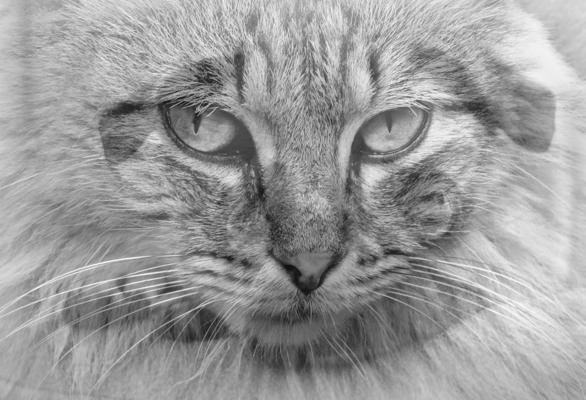
%> input picture ica/ica_2d_in1.jpg, 586 x 400 px
$ octave ica_2d.m   (GNU Octave 9; MATLAB toolbox functions it lacks are replaced by stand-ins)
%> lines starting %> are read from the running program, lines starting %| are printed output that depends on the picture
clear all;
clc;

%% KEPEK BEOLVASASA
C=2; % komponensek szama
x1=imread('ica_2d_in1.jpg');
%> x1 is the input picture: size 400x586 uint8; min 12, max 252, mean 154.8
x2=imread('ica_2d_in2.jpg');
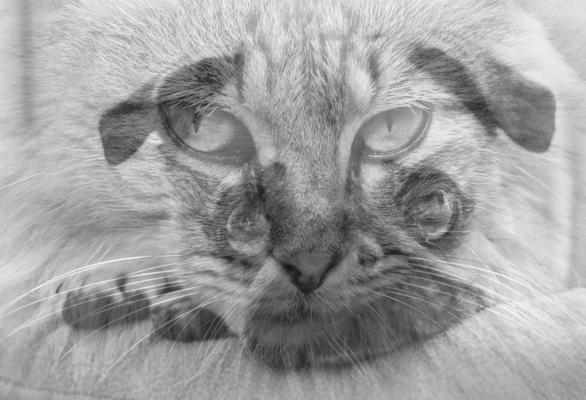
%> input picture ica/ica_2d_in2.jpg, 586 x 400 px
%> x2 is the input picture: size 400x586 uint8; min 20, max 252, mean 159.5
X=[double(x1(:))' ; double(x2(:))'];

%% FEHERITES
cov(X')
%> ans = [1629.5 1673.1; 1673.1 1952]
V=sqrtm(cov(X'))\(X-mean(X,2)*ones(1,size(X,2)));
cov(V') % ez mar diagonalis
%> ans = [1 -1.69e-13; -1.69e-13 1]

%% INDEPENDENT COMPONENT ANALYSIS (FastICA)
B=zeros(C,C);
for c=1:C
    rng(1,'twister'); % megismetelhetoseg miatt
    w=rand(C,1); % random inicializalas
    w=w-B*B'*w; % elozo vetuletek levonasa
    w=w/norm(w); % normalas
    for ii=1:10
        ev=zeros(size(w));
        for k=1:size(X,2); ev=ev+V(:,k)*(w'*V(:,k))^3; end; ev=ev/size(X,2); % E{v(w'v)^3}
        wnew=(ev-3*w); % w[k]=E{v(w[k-1]'v)^3}-3w[k-1]
        wnew=wnew-B*B'*wnew; % elozo vetuletek levonasa
        wnew=wnew/norm(wnew); % normalas
        if abs(wnew'*w)>0.995 % konvergalt
            w=wnew;
            B(:,c)=w;
            fprintf('Konvergencia %d lepesben.\n',ii)
            break;
        end
        w=wnew;
    end
end
%> this loop made 2 passes
%| Konvergencia 1 lepesben.
%| Konvergencia 1 lepesben.
%> after the loop, B = [-0.199 -0.98; -0.98 0.199]

%% VISSZASKALAZAS
out1=B(:,1)'*V;
out1=out1/((max(out1,[],2)-min(out1,[],2)))*255;
out1=out1-min(out1,[],2);
out1=uint8(reshape(out1,400,586));
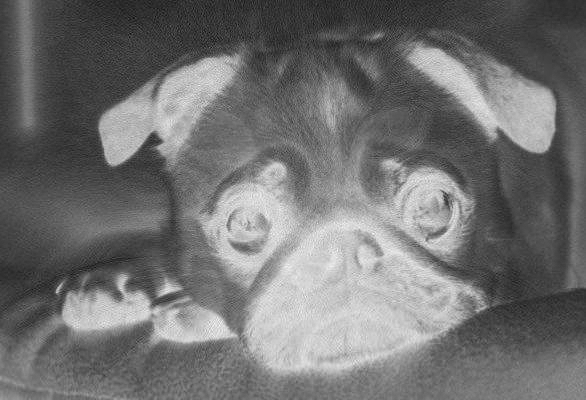
%> out1: size 400x586 uint8; min 0, max 255, mean 113.1
out2=B(:,2)'*V;
out2=out2/((max(out2,[],2)-min(out2,[],2)))*255;
out2=out2-min(out2,[],2);
out2=uint8(reshape(out2,400,586));
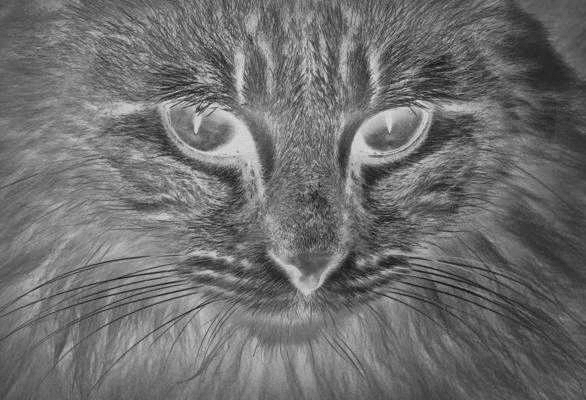
%> out2: size 400x586 uint8; min 0, max 255, mean 110.1

%% ABRAZOLAS
figure(1);
subplot(221);
imshow(x1);
title('Be 1');
subplot(222);
imshow(x2);
title('Be 2');
subplot(223);
imshow(out1);
title('Ki 1');
subplot(224);
imshow(out2);
title('Ki 2');
imwrite(out1,'ica_2d_out1.jpg','jpg');
imwrite(out2,'ica_2d_out2.jpg','jpg');
